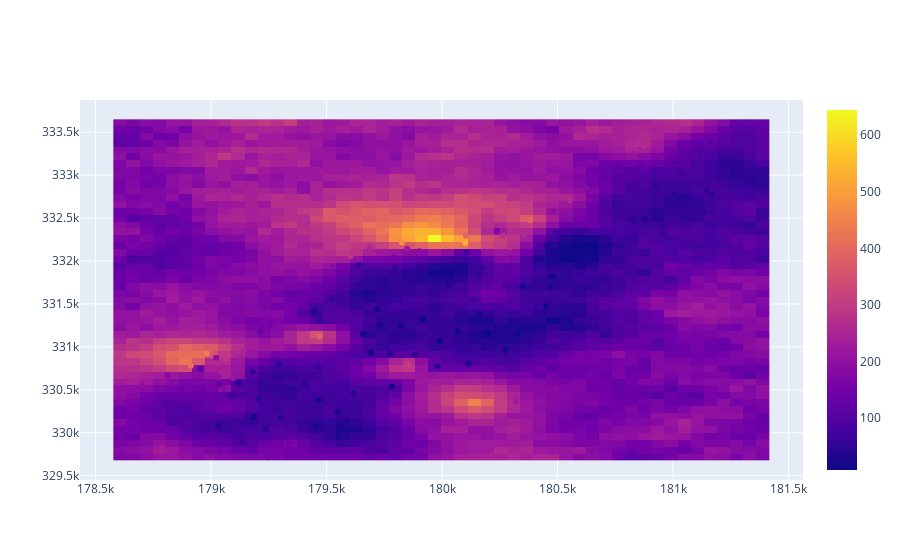

The cell this chart's notebook holds for it:
### Code cell
fig = go.Figure()

xx = np.mgrid[coords[:,0].min():coords[:,0].max():50j]
yy = np.mgrid[coords[:,1].min():coords[:,1].max():50j]

fig.add_trace(go.Heatmap(z=mean.T, x=xx, y=yy))
fig.add_trace(go.Scatter(x=coords[:,0], y=coords[:,1], mode='markers', marker=dict(color=vals)))
py.iplot(fig)
